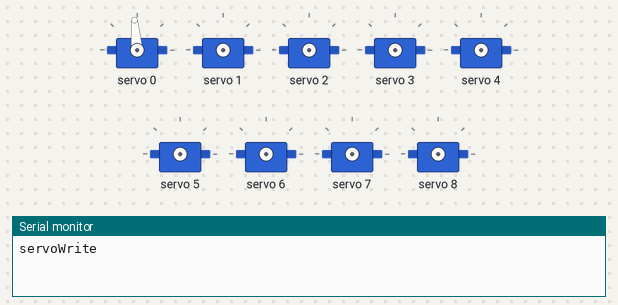
Simulated run of this sketch. Board: Arduino Uno, built with avr-gcc and run on an emulated ATmega328P. On the bench: 9 × servo, the last lines printed to the serial monitor.

Above: at 0.1 s.
At 10.1 s:
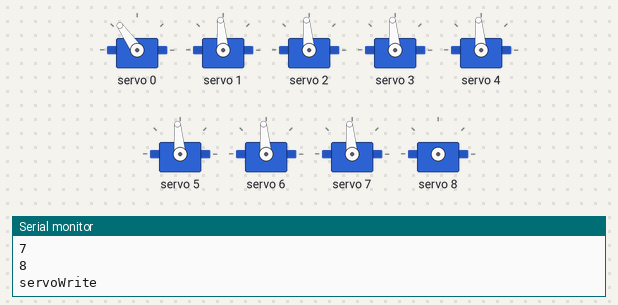
At 15.1 s:
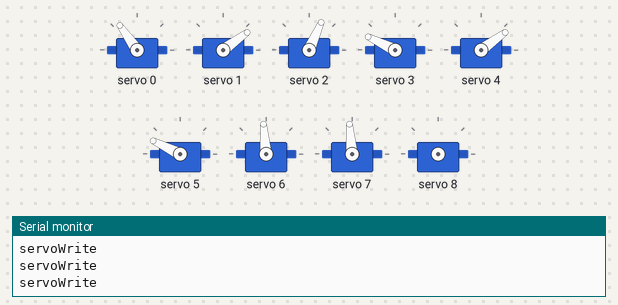
At 20.1 s:
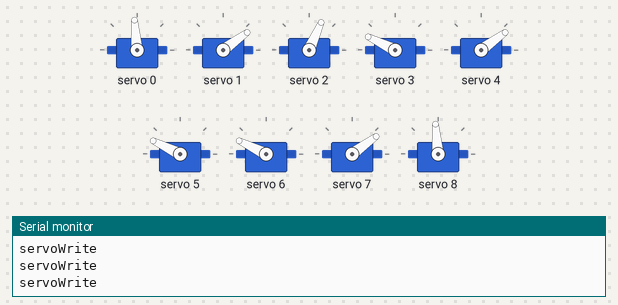
At 26.1 s:
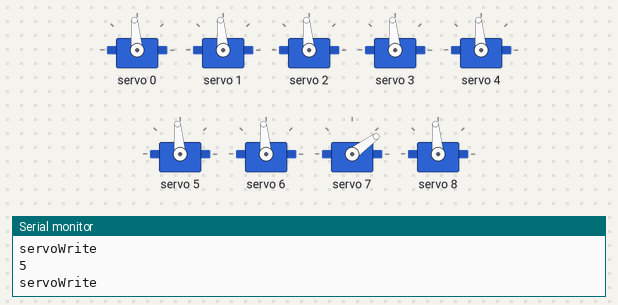
At 37.1 s:
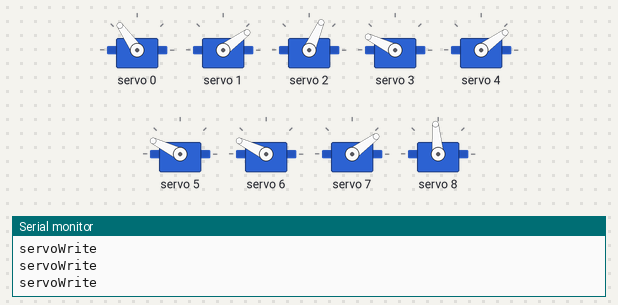
Timing chart, 0 to 38.6 s (numbered marks = the images above):
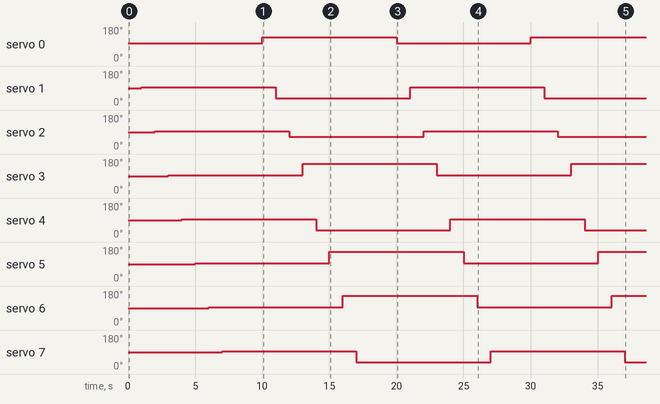

Measured:
- by itself, servo 0: 95° → 125° at 10.0 s, → 95° 10.0 s later, → 125° 10.0 s later
- by itself, servo 1, servo 4, servo 7: alternates 95° for 10.0 s and 36° for 10.0 s
- by itself, servo 2: alternates 95° for 10.0 s and 66° for 10.0 s
- by itself, servo 3, servo 5, servo 6: alternates 154° for 10.0 s and 95° for 10.0 s

The sketch:

Landscaper.ino
```cpp
#include <Adafruit_PWMServoDriver.h>
#include <Wire.h>
#include "MainUnit.h"

MainUnit unit;
void setup()
{
  unit.Init();
  Serial.begin(115200);
}

void loop()
{
    unit.Exec(1);
    delay(1000);
    unit.Exec(2);
    delay(1000);
}
```

GenDef.h
```cpp
#pragma once
#define MIN_PULSE_WIDTH  544             // microsecWrite  最小PWM
#define MAX_PULSE_WIDTH 2400             // microsecWrite  最大PWM
#define SERVOMIN 150                     // PCA9
#define SERVOMAX 600                     // this is the 'maximum' pulse length count (out of 4096)
#define FUNC_MAX 4                       // 関数テーブルの数


// インクリメントできるようにenumのオーバーロード
template<typename ENAM_T>
ENAM_T& operator ++ (ENAM_T& pos, int)
{
  pos = static_cast<ENAM_T>(pos + 1);
  return pos;
}

/* スタートポジション用 */
enum eUnitStartPos
{
    FRONT_RIGHT_INNER_START_POS = 120,
    BACK_RIGHT_INNER_START_POS  =  30,
    FRONT_LEFT_INNER_START_POS  =  60,
    BACK_LEFT_INNER_START_POS   = 150,
    FRONT_RIGHT_OUTER_START_POS =  30,
    BACK_RIGHT_OUTER_START_POS  = 150,
    FRONT_LEFT_OUTER_START_POS  = 150,
    BACK_LEFT_OUTER_START_POS   =  30,
    HEAD_START_POS              =  90,
    UNIT_POS_SETEND,
};

enum eServoPinsSet
{
    FRONT_RIGHT_INNER,
    BACK_RIGHT_INNER,
    FRONT_LEFT_INNER,
    BACK_LEFT_INNER,
    FRONT_RIGHT_OUTER,
    BACK_RIGHT_OUTER,
    FRONT_LEFT_OUTER,
    BACK_LEFT_OUTER,
    HEAD,
    UNIT_MAX,
};

enum eUnitModeState
{
  INIT,
  OPERATION,
  TORN_OFF,
};

enum eBootMode
{
  ADDR_JUMPER_NOT_CON = 0x40,
  A_ZERO_JUMPER_CON,
};
```

MainUnit.cpp
```cpp
#include "MainUnit.h"
#include "GenDef.h"
#include <Adafruit_PWMServoDriver.h>

/* 現在のモードステータスのゲッター */
eUnitModeState MainUnit::GetNowUnitState()
{
    return _NowModeState;
}

/* 現在のモードステータスのセッター */
void MainUnit::SetNowUnitState(eUnitModeState unitModeState)
{
    _NowModeState = unitModeState;
}

/* 関数テーブルを実行する関数 */
void MainUnit::Exec(int funcIndex)
{
    (this->*funcTable[funcIndex])();
}

/* ユニット初期化関数 */
void MainUnit::Init(void)
{
  if(GetNowUnitState() == INIT)
  {
      Serial.println("UnitCreate!!!");
      _servo = Adafruit_PWMServoDriver();
      _servo.begin();
      _servo.setPWMFreq(60); //60Hz
  }
}

/* サーボの角度を書き込みする関数 */
void MainUnit::ServoWrite(int id, int ang)
{
    Serial.println("servoWrite");
#ifdef DEBUG
    Serial.println(id);
    Serial.println(ang);
#endif
    ang = map(ang, 0, 180, SERVOMIN, SERVOMAX);
    _servo.setPWM(id, 0, ang);
}

/* 各サーボをスタートポジションにセットする関数 */
void MainUnit::SetStartPos(void)
{
  for(eServoPinsSet unit_i = eServoPinsSet::FRONT_RIGHT_INNER;
      unit_i < eServoPinsSet::UNIT_MAX;
      unit_i++)
  {
    switch(unit_i)
    {
      case FRONT_RIGHT_INNER:
          ServoWrite(unit_i,FRONT_RIGHT_INNER_START_POS);
          break;
      case BACK_RIGHT_INNER:
          ServoWrite(unit_i,BACK_RIGHT_INNER_START_POS);
          break;
      case FRONT_LEFT_INNER:
          ServoWrite(unit_i,FRONT_LEFT_INNER_START_POS);
          break;
      case BACK_LEFT_INNER:
          ServoWrite(unit_i,BACK_LEFT_INNER_START_POS);
          break;
      case FRONT_RIGHT_OUTER:
          ServoWrite(unit_i,FRONT_RIGHT_OUTER_START_POS);
          break;
      case BACK_RIGHT_OUTER:
          ServoWrite(unit_i,BACK_RIGHT_OUTER_START_POS);
          break;
      case FRONT_LEFT_OUTER:
          ServoWrite(unit_i,FRONT_LEFT_OUTER_START_POS);
          break;
      case BACK_LEFT_OUTER:
          ServoWrite(unit_i,BACK_LEFT_OUTER_START_POS);
          break;
      case HEAD:
          ServoWrite(unit_i,HEAD_START_POS);
          break;
      default:
          break;
    }
    delay(1000);
  }

}

/* 各サーボをスタートポジションにセットする関数 */
void MainUnit::Set90DegPos(void)
{
  for(eServoPinsSet unit_i = eServoPinsSet::FRONT_RIGHT_INNER;
      unit_i < eServoPinsSet::UNIT_MAX;
      unit_i++)
  {
    switch(unit_i)
    {
      case FRONT_RIGHT_INNER:
          ServoWrite(unit_i,90);
          break;
      case BACK_RIGHT_INNER:
          ServoWrite(unit_i,90);
          break;
      case FRONT_LEFT_INNER:
          ServoWrite(unit_i,90);
          break;
      case BACK_LEFT_INNER:
          ServoWrite(unit_i,90);
          break;
      case FRONT_RIGHT_OUTER:
          ServoWrite(unit_i,90);
          break;
      case BACK_RIGHT_OUTER:
          ServoWrite(unit_i,90);
          break;
      case FRONT_LEFT_OUTER:
          ServoWrite(unit_i,90);
          break;
      case BACK_LEFT_OUTER:
          ServoWrite(unit_i,90);
          break;
      case HEAD:
          //ServoWrite(unit_i,90);
          break;
      default:
          break;
    }
    delay(1000);
    Serial.println(unit_i);
  }

}

void MainUnit::FrontWalk(void)
{
    //TBD
}

/* 静的配列サイズ取得用関数 */
template<typename T, std::size_t size>
std::size_t ArrayLength(const T(&)[size])
{
  return size;
}
```

MainUnit.h
```cpp
#pragma once
#include <Wire.h>
#include <Adafruit_PWMServoDriver.h>
#include "Oscillator.h"
#include "GenDef.h"

class MainUnit
{
public :
//    MainUnit();
//    ~MainUnit();
    void Init(void);
    void FrontWalk(void);
    void ServoWrite(int id, int ang);
    void Exec(int funcIndex);
    eUnitModeState GetNowUnitState();
    void SetStartPos(void);
    void Set90DegPos(void);
    void SetNowUnitState(eUnitModeState unitModeState);
    /* 関数テーブル */
    void (MainUnit::* funcTable[10])(void) = {
        &MainUnit::Init,
        &MainUnit::Set90DegPos,
        &MainUnit::SetStartPos,
        &MainUnit::FrontWalk
    };
private:
    eUnitModeState _NowModeState = eUnitModeState::INIT;
    Adafruit_PWMServoDriver _servo;           // PCA9685のアドレス指定（アドレスジャンパ未接続時）
};
```
